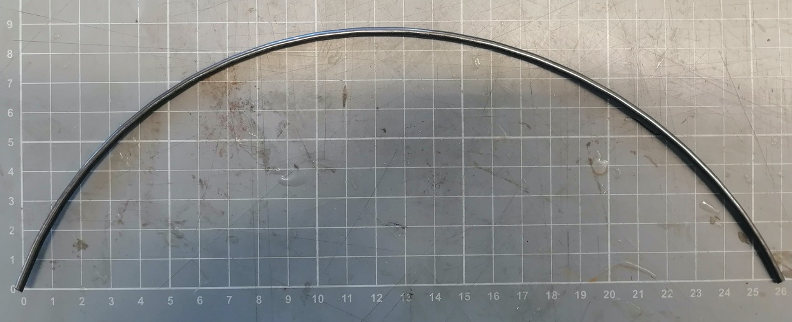
#> input picture 01_Python_code/fromCamera/Feature_detection/canny_1C.png, 792 x 322 px
$ python CV_Standard_Hough_line_v03.py
#> lines starting #> are read from the running program, lines starting #| are printed output that depends on the picture; after the words box and inside, x2 and y2 are one past the last pixel; in counts of white or black regions, pixels touching at a corner belong together
import cv2
import numpy as np

# Read image as coloured.
img = cv2.imread('fromCamera/Feature_detection/canny_1C.png')
#> img is the input picture: shape (322, 792, 3); mean B, G, R 139.7, 141.8, 141.7

# Convert colour space to grey.
gray = cv2.cvtColor(img, cv2.COLOR_BGR2GRAY)

# Find edges.
edges = cv2.Canny(gray, 250, 255)
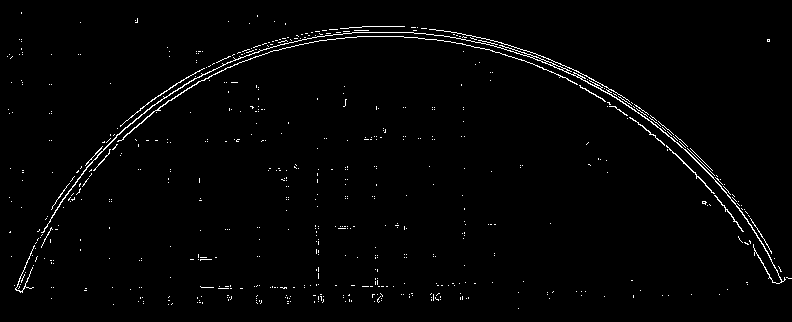
#> edges: shape (322, 792); 1.7% white in thin lines or dots

# Standard Hough line transform.
lines = cv2.HoughLines(edges, 1, np.pi / 45, 50)
#> lines = 67 rows, first 8: [-6, 1.68], [-379, 2.37], [-146, 1.95], [-223, 2.09], [-389, 2.37], [-432, 2.44], [-263, 2.16], [-337, 2.3]

# Draw standard Hough lines.
for rho, theta in lines[:, 0]:
    a = np.cos(theta)
    b = np.sin(theta)
    x0 = a * rho
    y0 = b * rho
    x1 = int(x0 + 1000 * (-b))
    y1 = int(y0 + 1000 * (a))
    x2 = int(x0 - 1000 * (-b))
    y2 = int(y0 - 1000 * (a))
    cv2.line(img, (x1, y1), (x2, y2), (0, 0, 255), 1)
#> this loop made 67 passes
#> (rho, theta, a, b, x0, y0, x1, y1) on passes 1 to 12: (-6, 1.68, -0.105, 0.995, 0.627, -5.97, -993, -110), (-379, 2.37, -0.719, 0.695, 272.6, -263.3, -422, -982), (-146, 1.95, -0.375, 0.927, 54.69, -135.4, -872, -509), (-223, 2.09, -0.5, 0.866, 111.5, -193.1, -754, -693), (-389, 2.37, -0.719, 0.695, 279.8, -270.2, -414, -989), (-432, 2.44, -0.766, 0.643, 330.9, -277.7, -311, -1043), (-263, 2.16, -0.559, 0.829, 147.1, -218, -681, -777), (-337, 2.3, -0.669, 0.743, 225.5, -250.4, -517, -919), (-140, 1.95, -0.375, 0.927, 52.44, -129.8, -874, -504), (-255, 2.16, -0.559, 0.829, 142.6, -211.4, -686, -770), (178, 0.977, 0.559, 0.829, 99.54, 147.6, -729, 706), (-215, 2.09, -0.5, 0.866, 107.5, -186.2, -758, -686)
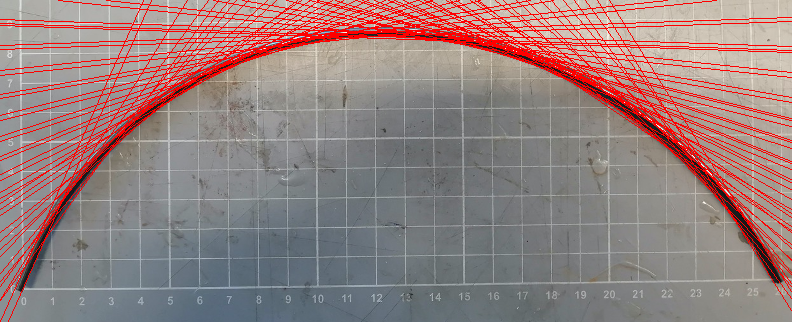
#> img: shape (322, 792, 3); 9.21% of pixels changed, all inside (x1, y1, x2, y2) = (0, 0, 792, 322)

# display function.
cv2.namedWindow('S_Hough', cv2.WINDOW_NORMAL)
cv2.imshow('S_Hough', img)
cv2.waitKey(0)
cv2.destroyAllWindows()
